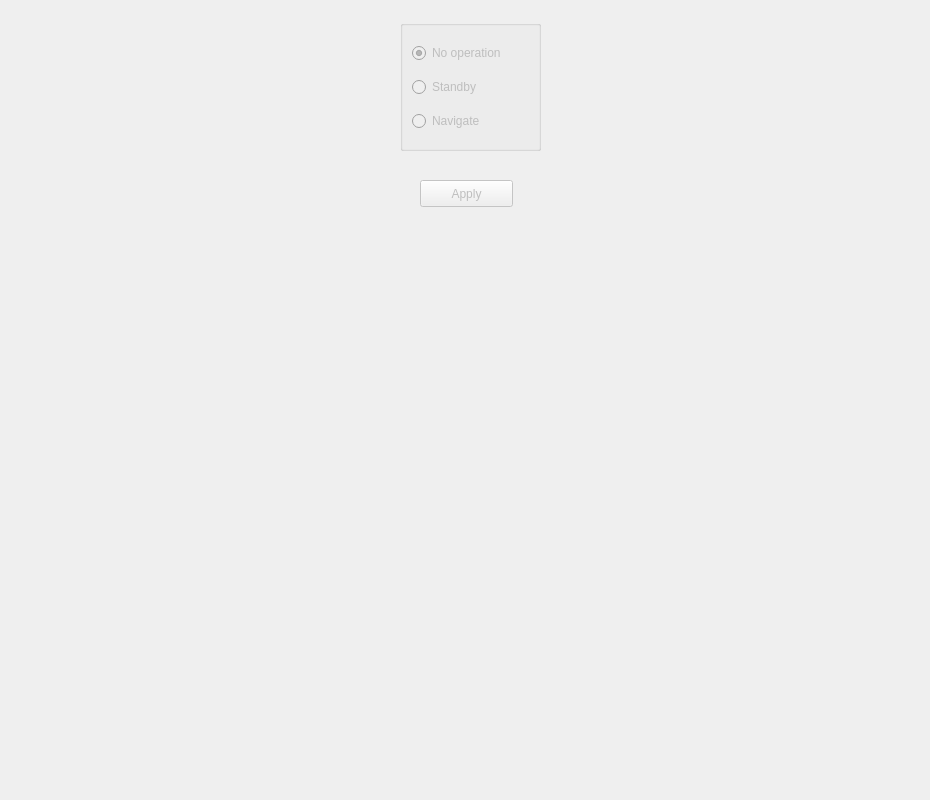
<?xml version="1.0" encoding="UTF-8"?>
<ui version="4.0">
 <class>NavigationModeControlTab</class>
 <widget class="QWidget" name="NavigationModeControlTab">
  <property name="geometry">
   <rect>
    <x>0</x>
    <y>0</y>
    <width>930</width>
    <height>800</height>
   </rect>
  </property>
  <property name="windowTitle">
   <string>Form</string>
  </property>
  <widget class="QGroupBox" name="groupBox_6">
   <property name="geometry">
    <rect>
     <x>400</x>
     <y>20</y>
     <width>141</width>
     <height>131</height>
    </rect>
   </property>
   <property name="title">
    <string/>
   </property>
   <layout class="QGridLayout" name="gridLayout">
    <item row="1" column="0">
     <widget class="QRadioButton" name="standbyRadioButton">
      <property name="enabled">
       <bool>false</bool>
      </property>
      <property name="text">
       <string>Standby</string>
      </property>
     </widget>
    </item>
    <item row="2" column="0">
     <widget class="QRadioButton" name="navigateRadioButton">
      <property name="enabled">
       <bool>false</bool>
      </property>
      <property name="text">
       <string>Navigate</string>
      </property>
     </widget>
    </item>
    <item row="0" column="0">
     <widget class="QRadioButton" name="noOpRadioButton">
      <property name="enabled">
       <bool>false</bool>
      </property>
      <property name="text">
       <string>No operation</string>
      </property>
      <property name="checked">
       <bool>true</bool>
      </property>
     </widget>
    </item>
   </layout>
  </widget>
  <widget class="QPushButton" name="applyButton">
   <property name="enabled">
    <bool>false</bool>
   </property>
   <property name="geometry">
    <rect>
     <x>420</x>
     <y>180</y>
     <width>93</width>
     <height>27</height>
    </rect>
   </property>
   <property name="text">
    <string>Apply</string>
   </property>
  </widget>
 </widget>
 <resources/>
 <connections>
  <connection>
   <sender>applyButton</sender>
   <signal>pressed()</signal>
   <receiver>NavigationModeControlTab</receiver>
   <slot>applyPressed()</slot>
   <hints>
    <hint type="sourcelabel">
     <x>416</x>
     <y>483</y>
    </hint>
    <hint type="destinationlabel">
     <x>464</x>
     <y>399</y>
    </hint>
   </hints>
  </connection>
 </connections>
 <slots>
  <slot>applyPressed()</slot>
 </slots>
</ui>
